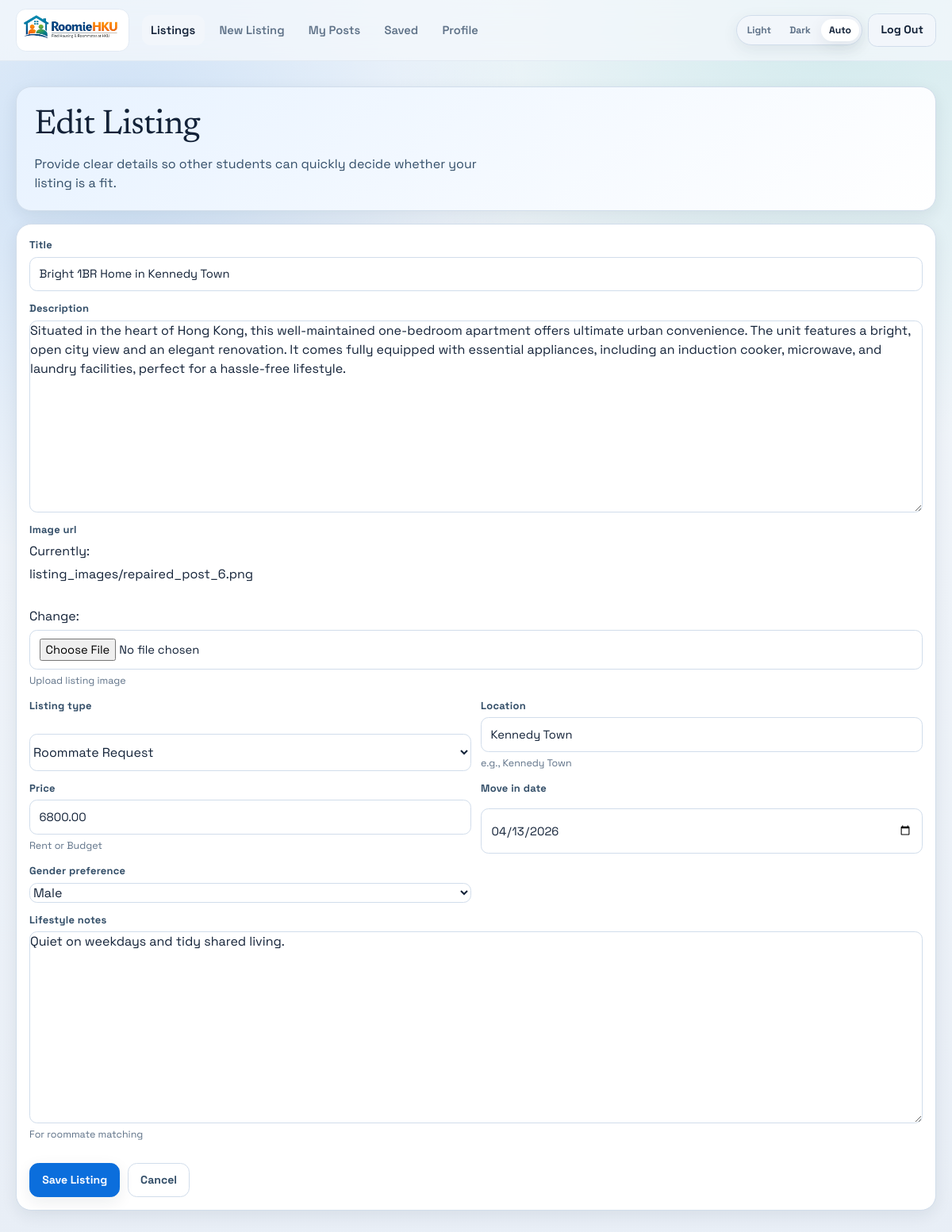
Screenshot of /app/listings/6/edit/ (signed in) with the database file from the repository.
### core/models.py (models this page shows, shortened)
class Post(models.Model):
    LISTING_TYPE_CHOICES = [
        ('Apartment', 'Apartment'),
        ('Dorm', 'Dorm'),
        ('Roommate', 'Roommate Request'),
    ]
    GENDER_PREF_CHOICES = [
        ('M', 'Male'),
        ('F', 'Female'),
        ('N', 'No preference'),
    ]
    author = models.ForeignKey(User, on_delete=models.CASCADE, related_name='posts')
    title = models.CharField(max_length=200)
    description = models.TextField()
    image_url = models.FileField(
        upload_to="listing_images/",
        help_text="Upload listing image",
        validators=[FileExtensionValidator(allowed_extensions=["jpg", "jpeg", "png", "gif", "webp"])],
    )
    source_image_url = models.URLField(
        max_length=200,
        blank=True,
        default="",
        help_text="Original remote image URL for imported listings",
    )
    listing_type = models.CharField(max_length=20, choices=LISTING_TYPE_CHOICES)
    location = models.CharField(max_length=100, db_index=True, help_text="e.g., Kennedy Town")
    price = models.DecimalField(
        max_digits=10,
        decimal_places=2,
        validators=[MinValueValidator(0)],
        help_text="Rent or Budget"
    )
    move_in_date = models.DateField(null=True, blank=True)
    gender_preference = models.CharField(
        max_length=1,
        choices=GENDER_PREF_CHOICES,
        default='N'
    )
    lifestyle_notes = models.TextField(blank=True, help_text="For roommate matching")
    likes_count = models.PositiveIntegerField(default=0)
    views_count = models.PositiveIntegerField(default=0)
    is_hidden = models.BooleanField(default=False)
    hidden_at = models.DateTimeField(null=True, blank=True)
    created_at = models.DateTimeField(auto_now_add=True)
    updated_at = models.DateTimeField(auto_now=True)
    class Meta:
        ordering = ['-created_at']  # Default sorting: newest first
        indexes = [
            models.Index(fields=['listing_type']),
            models.Index(fields=['created_at']),
        ]
        constraints = [
            models.CheckConstraint(
                condition=models.Q(price__gte=0),
                name='post_price_gte_0'
            ),
        ]

### core/views.py (the view)
# urls.py: path("app/listings/<int:pk>/edit/", views.listing_update, name="listing_update"),
@login_required
def listing_update(request, pk):
    post = get_object_or_404(Post, pk=pk)
    if post.author_id != request.user.id:
        return HttpResponseForbidden("You can only edit your own listings.")
    if request.method == "POST":
        form = PostForm(request.POST, request.FILES, instance=post)
        if form.is_valid():
            form.save()
            messages.success(request, "Listing updated successfully.")
            return redirect("core:listing_detail", pk=post.pk)
    else:
        form = PostForm(instance=post)
    return render(
        request,
        "core/app/listing_form.html",
        {
            "form": form,
            "page_title": "Edit Listing",
            "post": post,
        },
    )

### core/forms.py
class PostForm(forms.ModelForm):
    class Meta:
        model = Post
        fields = (
            "title",
            "description",
            "image_url",
            "listing_type",
            "location",
            "price",
            "move_in_date",
            "gender_preference",
            "lifestyle_notes",
        )
        widgets = {
            "move_in_date": forms.DateInput(attrs={"type": "date"}),
            "image_url": forms.ClearableFileInput(attrs={"accept": "image/*"}),
        }

### core/templates/core/app/listing_form.html (shortened to what this page needs)
{% extends 'core/app/base.html' %}
{% block content %}
<main class="page-shell">
  <section class="hero">
    <h1>{{ page_title }}</h1>
    <p>
      Provide clear details so other students can quickly decide whether your listing is a fit.
    </p>
  </section>
  <section class="panel mt-4">
    <form method="post" enctype="multipart/form-data" class="field-grid">
      <div class="field">
        <label for="{{ form.title.id_for_label }}">{{ form.title.label }}</label>
        {{ form.title }}
      </div>
      <div class="field">
        <label for="{{ form.description.id_for_label }}">{{ form.description.label }}</label>
        {{ form.description }}
      </div>
      <div class="field">
        <label for="{{ form.image_url.id_for_label }}">{{ form.image_url.label }}</label>
        {{ form.image_url }}
        {% if form.image_url.help_text %}<p class="field-help">{{ form.image_url.help_text }}</p>{% endif %}
      </div>
      <div class="field-grid compact">
        <div class="field">
          <label for="{{ form.listing_type.id_for_label }}">{{ form.listing_type.label }}</label>
          {{ form.listing_type }}
        </div>
        <div class="field">
          <label for="{{ form.location.id_for_label }}">{{ form.location.label }}</label>
          {{ form.location }}
          {% if form.location.help_text %}<p class="field-help">{{ form.location.help_text }}</p>{% endif %}
        </div>
        <div class="field">
          <label for="{{ form.price.id_for_label }}">{{ form.price.label }}</label>
          {{ form.price }}
          {% if form.price.help_text %}<p class="field-help">{{ form.price.help_text }}</p>{% endif %}
        </div>
        <div class="field">
          <label for="{{ form.move_in_date.id_for_label }}">{{ form.move_in_date.label }}</label>
          {{ form.move_in_date }}
        </div>
        <div class="field">
          <label for="{{ form.gender_preference.id_for_label }}">{{ form.gender_preference.label }}</label>
          {{ form.gender_preference }}
        </div>
      </div>
      <div class="field">
        <label for="{{ form.lifestyle_notes.id_for_label }}">{{ form.lifestyle_notes.label }}</label>
        {{ form.lifestyle_notes }}
        {% if form.lifestyle_notes.help_text %}<p class="field-help">{{ form.lifestyle_notes.help_text }}</p>{% endif %}
      </div>
      <div class="card-actions">
        <button type="submit" class="btn btn-primary">Save Listing</button>
        {% if post %}
          <a href="{% url 'core:listing_detail' post.pk %}" class="btn btn-ghost">Cancel</a>
        {% else %}
          <a href="{% url 'core:listing_list' %}" class="btn btn-ghost">Cancel</a>
        {% endif %}
      </div>
    </form>
  </section>
</main>
{% endblock %}

### core/templates/core/app/base.html (shortened to what this page needs)
{% load static %}
<!doctype html>
<html lang="en">
  <head>
    <script src="https://cdn.tailwindcss.com"></script>
    <link rel="stylesheet" href="{% static 'core/css/styles.css' %}" />
  </head>
  <body>
    <header class="site-header">
      <div class="site-shell">
        <div class="site-nav-row">
          <a href="{% url 'core:listing_list' %}" class="site-brand">
            <img
              src="{% static 'core/images/logo_roomiehku.png' %}"
              alt="RoomieHKU"
              class="site-logo-image"
            />
          </a>
          <div class="site-menu" id="app-menu">
            <nav class="nav-links" aria-label="Student app navigation">
              <a href="{% url 'core:listing_list' %}" class="nav-link" data-nav-link>Listings</a>
              {% if user.is_authenticated %}
                <a href="{% url 'core:listing_create' %}" class="nav-link" data-nav-link>New Listing</a>
                <a href="{% url 'core:user_post_history' %}" class="nav-link" data-nav-link>My Posts</a>
                <a href="{% url 'core:saved_listings' %}" class="nav-link" data-nav-link>Saved</a>
                <a href="{% url 'core:profile_edit' %}" class="nav-link" data-nav-link>Profile</a>
              {% endif %}
            </nav>
            <div class="nav-actions">
              <div class="theme-switch" role="group" aria-label="Theme switch">
                <button class="theme-option" type="button" data-theme-option="light" aria-pressed="false">Light</button>
                <button class="theme-option" type="button" data-theme-option="dark" aria-pressed="false">Dark</button>
                <button class="theme-option" type="button" data-theme-option="system" aria-pressed="false">Auto</button>
              </div>
              {% if user.is_authenticated %}
                <form method="post" action="{% url 'core:logout' %}" class="inline-form">
                  <button type="submit" class="btn btn-secondary">Log Out</button>
                </form>
              {% else %}
                <a href="{% url 'core:login' %}" class="btn btn-secondary" data-nav-link>Log In</a>
                <a href="{% url 'core:signup' %}" class="btn btn-primary" data-nav-link>Sign Up</a>
              {% endif %}
            </div>
          </div>
        </div>
      </div>
    </header>
    {% block content %}{% endblock %}
  </body>
</html>

### rows the page displays
Post: title "Bright 1BR Home in Kennedy Town", description "Situated in the heart of Hong Kong, this well-maintained one-bedroom apartment offers ultimate urban convenience. The unit features a bright, open city view and an elegant renovation. It comes fully equipped with essential appliances, including an induction cooker, microwave, and laundry facilities, perfect for a hassle-free lifestyle.", listing_type "Roommate Request", location "Kennedy Town", price "6800.00", move_in_date "04/13/2026", gender_preference "Male", lifestyle_notes "Quiet on weekdays and tidy shared living."

### other values shown
{{ page_title }} "Edit Listing"
